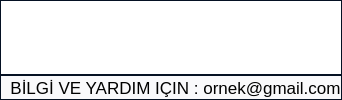
            <widget class="QWidget" name="Settings_widget">
             <property name="sizePolicy">
              <sizepolicy hsizetype="Expanding" vsizetype="Expanding">
               <horstretch>0</horstretch>
               <verstretch>0</verstretch>
              </sizepolicy>
             </property>
             <property name="styleSheet">
              <string notr="true">QWidget ,#Settings_widgett{
background-color: rgb(6, 22, 45);
}

QLabel, #label,#label_2{


background-color: rgb(249,249,251);

}</string>
             </property>
             <attribute name="title">
              <string>AYARLAR</string>
             </attribute>
             <layout class="QGridLayout" name="gridLayout_2" rowstretch="15,5">
              <property name="leftMargin">
               <number>0</number>
              </property>
              <property name="topMargin">
               <number>0</number>
              </property>
              <property name="rightMargin">
               <number>0</number>
              </property>
              <property name="bottomMargin">
               <number>0</number>
              </property>
              <property name="spacing">
               <number>0</number>
              </property>
              <item row="0" column="0">
               <widget class="QFrame" name="frame_8">
                <property name="sizePolicy">
                 <sizepolicy hsizetype="Expanding" vsizetype="Expanding">
                  <horstretch>0</horstretch>
                  <verstretch>0</verstretch>
                 </sizepolicy>
                </property>
                <property name="frameShape">
                 <enum>QFrame::StyledPanel</enum>
                </property>
                <property name="frameShadow">
                 <enum>QFrame::Raised</enum>
                </property>
                <layout class="QGridLayout" name="gridLayout_3">
                 <property name="leftMargin">
                  <number>0</number>
                 </property>
                 <property name="topMargin">
                  <number>0</number>
                 </property>
                 <property name="rightMargin">
                  <number>0</number>
                 </property>
                 <property name="bottomMargin">
                  <number>0</number>
                 </property>
                 <property name="spacing">
                  <number>0</number>
                 </property>
                 <item row="0" column="0">
                  <widget class="QLabel" name="label_6">
                   <property name="styleSheet">
                    <string notr="true">background-color:white;</string>
                   </property>
                   <property name="text">
                    <string/>
                   </property>
                   <property name="textFormat">
                    <enum>Qt::RichText</enum>
                   </property>
                   <property name="pixmap">
                    <pixmap>:/images/images_png/Settings_page.png</pixmap>
                   </property>
                   <property name="alignment">
                    <set>Qt::AlignCenter</set>
                   </property>
                   <property name="wordWrap">
                    <bool>false</bool>
                   </property>
                  </widget>
                 </item>
                </layout>
               </widget>
              </item>
              <item row="1" column="0">
               <widget class="QFrame" name="frame_9">
                <property name="frameShape">
                 <enum>QFrame::StyledPanel</enum>
                </property>
                <property name="frameShadow">
                 <enum>QFrame::Raised</enum>
                </property>
                <layout class="QGridLayout" name="gridLayout_4">
                 <property name="leftMargin">
                  <number>0</number>
                 </property>
                 <property name="topMargin">
                  <number>0</number>
                 </property>
                 <property name="rightMargin">
                  <number>0</number>
                 </property>
                 <property name="bottomMargin">
                  <number>0</number>
                 </property>
                 <property name="spacing">
                  <number>0</number>
                 </property>
                 <item row="0" column="0">
                  <widget class="QLabel" name="label_7">
                   <property name="font">
                    <font>
                     <pointsize>13</pointsize>
                    </font>
                   </property>
                   <property name="text">
                    <string>  BİLGİ VE YARDIM IÇIN : ornek@gmail.com</string>
                   </property>
                  </widget>
                 </item>
                </layout>
               </widget>
              </item>
             </layout>
            </widget>
